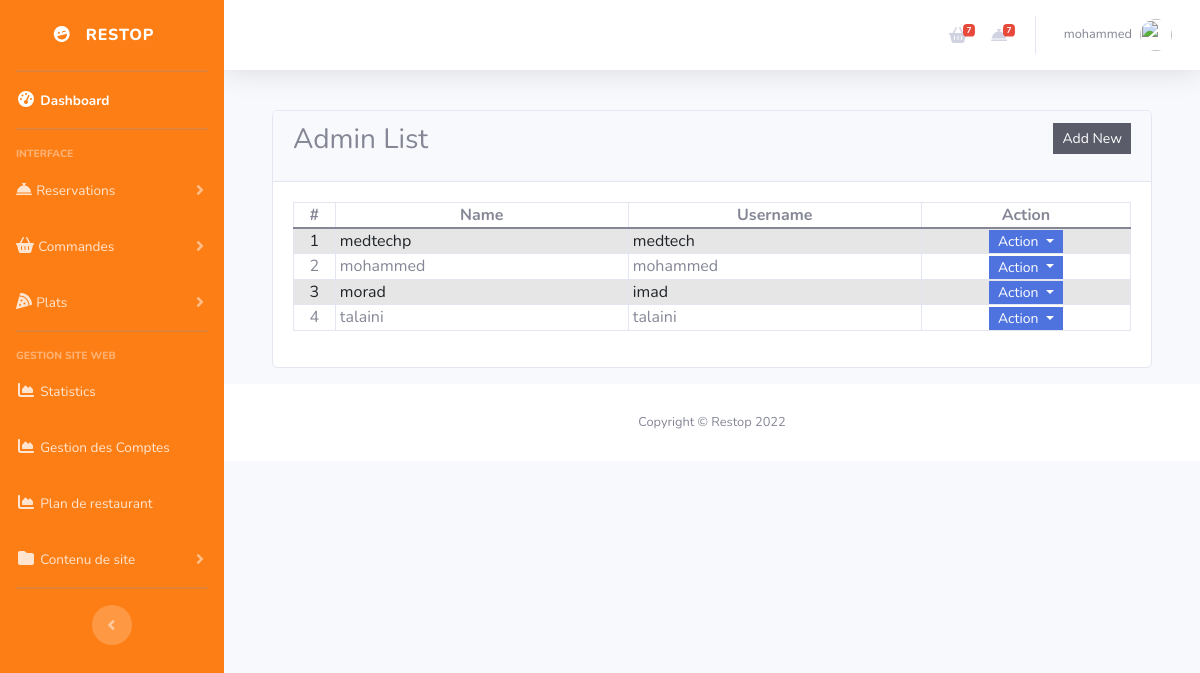
The page /Restop/admin/?page=admin (signed in) on the database its author committed.
### tables this page shows
CREATE TABLE `admin_list` (
  `admin_id` int(11) NOT NULL,
  `fullname` varchar(30) NOT NULL,
  `username` text NOT NULL,
  `password` text NOT NULL,
  `status` int(11) NOT NULL DEFAULT 1,
  `date_created` timestamp NOT NULL DEFAULT current_timestamp()
);

### Restop/admin/inc/admin.php (the view, shortened to what this page needs)
<div class="card">
    <div class="card-header d-flex justify-content-between">
        <h3 class="card-title">Admin List</h3>
        <div class="card-tools align-middle">
            <button class="btn btn-dark btn-sm py-1 rounded-0" type="button" id="create_new">Add New</button>
        </div>
    </div>
    <div class="card-body">
        <table class="table table-hover table-striped table-bordered">
            <colgroup>
                <col width="5%">
                <col width="35%">
                <col width="35%">
                <col width="25%">
            </colgroup>
            <thead>
                <tr>
                    <th class="text-center p-0">#</th>
                    <th class="text-center p-0">Name</th>
                    <th class="text-center p-0">Username</th>
                    <th class="text-center p-0">Action</th>
                </tr>
            </thead>
            <tbody>
                <?php
                $sql = "SELECT * FROM `admin_list` where admin_id != 1 order by `fullname` asc";
                $qry = $conn->query($sql);
                $i = 1;
                      foreach ($qry as $row) {
                ?>
                <tr>
                    <td class="text-center p-0"><?php echo $i++; ?></td>
                    <td class="py-0 px-1"><?php echo $row['fullname'] ?></td>
                    <td class="py-0 px-1"><?php echo $row['username'] ?></td>
                    <th class="text-center py-0 px-1">
                        <div class="btn-group" role="group">
                            <button id="btnGroupDrop1" type="button" class="btn btn-primary dropdown-toggle btn-sm rounded-0 py-0" data-bs-toggle="dropdown" aria-expanded="false">
                            Action
                            </button>
                        </div>
                    </th>
                </tr>
              <?php } ?>
            </tbody>
        </table>
    </div>
</div>

### rows shown on the page
admin_list: fullname "medtechp", username "medtech"
admin_list: fullname "mohammed", username "mohammed"
admin_list: fullname "morad", username "imad"
admin_list: fullname "talaini", username "talaini"

### other values the page prints
$check "7"
$_SESSION['fullname'] "mohammed"
